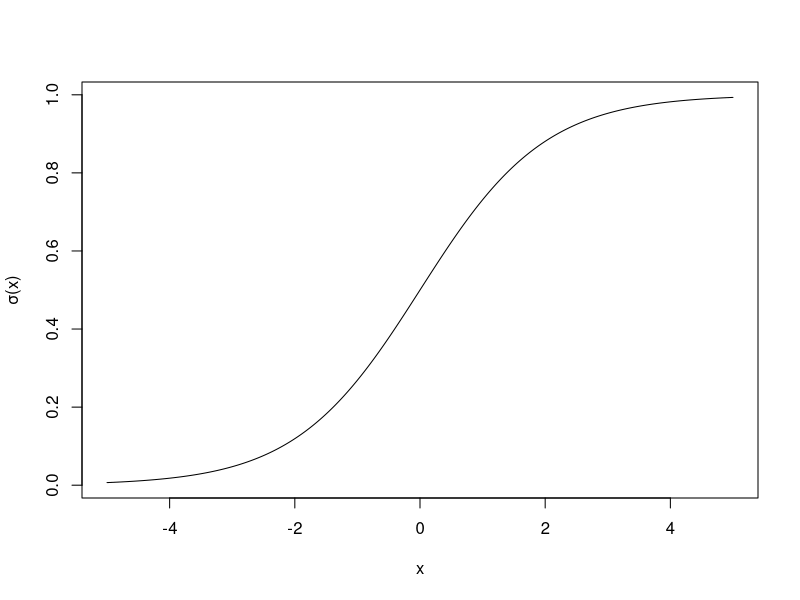
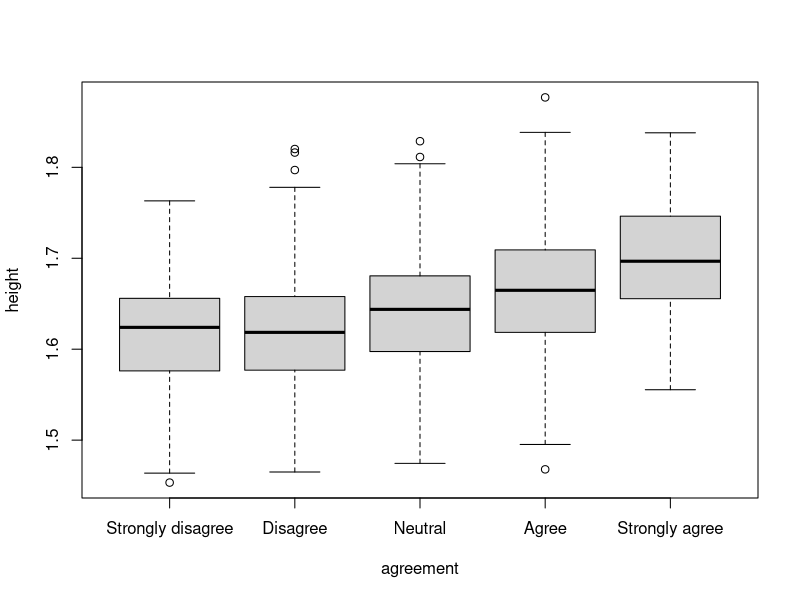
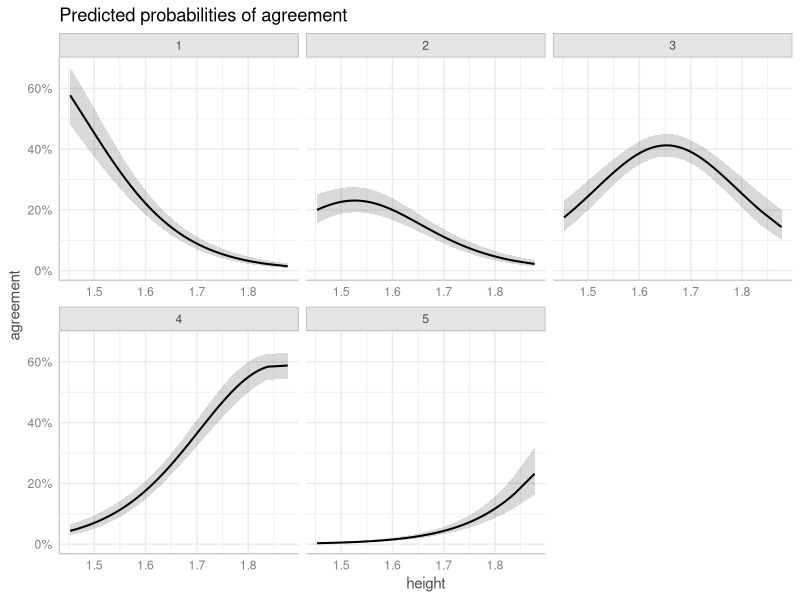
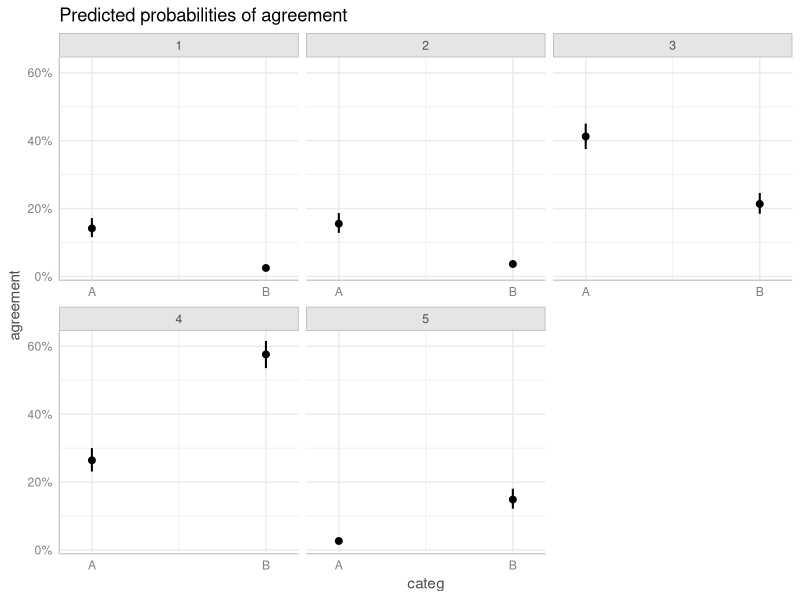
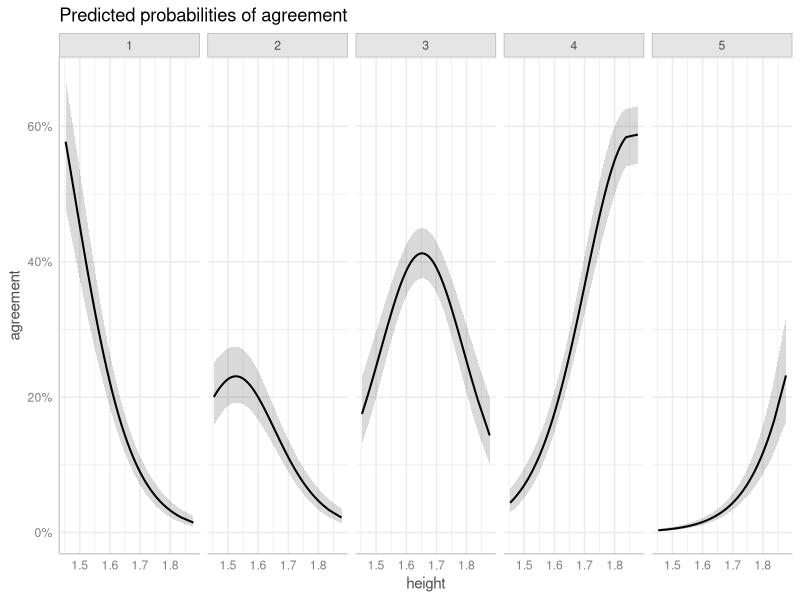
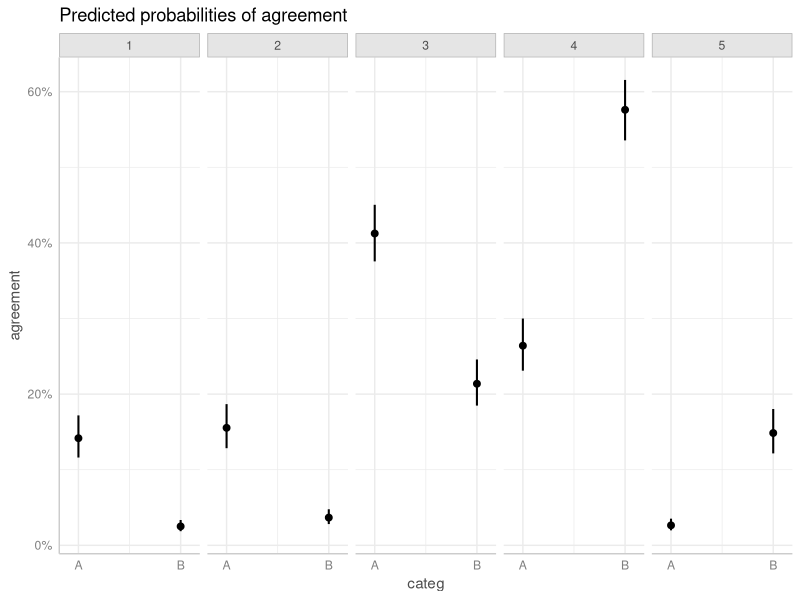
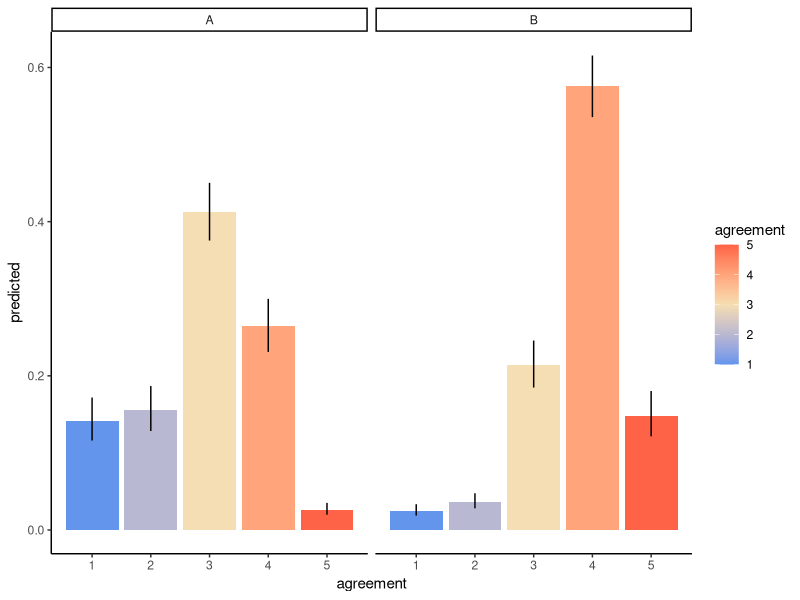
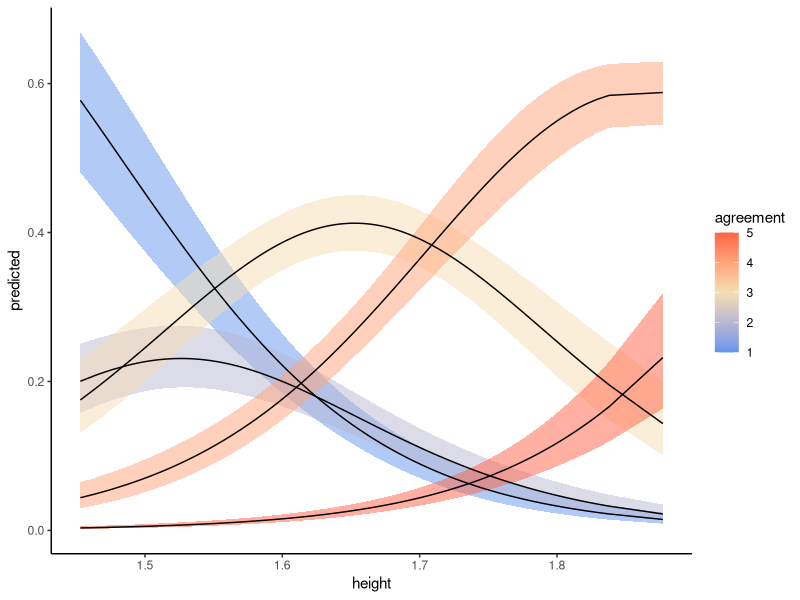

Generate these figures, in order, with R:
## ---- chunk 1
x <- seq(-5, 5, l = 1000)
plot(plogis(x) ~ x, ylab = 'σ(x)', type = 'l')
## ---- chunk 2
set.seed(123) # So that we all have the same random data
ndata <- 1000
cont <- 1.65 + rnorm(ndata, sd = 0.07)
categ_effs <- c('A' = 0.5, 'B' = 0.6)
categ <- sample(names(categ_effs), ndata, replace = T)
latent_var <- 0.5*cont + categ_effs[categ] + rnorm(100, sd = 0.1)
data <- data.frame(
  height = cont,
  categ = as.factor(categ),
  agreement = cut(latent_var,
                  breaks = c(-Inf, quantile(latent_var,
                                            probs = c(0.1, 0.2, 0.5, 0.9)),
                             Inf),
                  labels = c('Strongly disagree',
                             'Disagree',
                             'Neutral',
                             'Agree',
                             'Strongly agree'))
)
head(data)
## ---- chunk 3
boxplot(height ~ agreement, data = data)
## ---- chunk 4
# # Convert agreement to numeric for plotting
# agreement_numeric <- as.numeric(data$agreement)
# 
# # Fit linear model
# lm_model <- lm(agreement_numeric ~ height, data = data)
# 
# # Plot regression line on raw ordinal data
# plot(height, agreement_numeric, 
#      xlab = "Height", ylab = "Agreement (Numeric)",
#      main = "Linear Model Fit with Ordinal Data",
#      pch = 16, col = "blue")+
# # Add linear regression line
# abline(lm_model, col = "red")

## ---- chunk 5
library(ordinal)
mod <- clm(agreement ~ height + categ, data = data)
# mod <- clm(agreement ~ height, data = data, threshold = 'equidistant') # I added this threshold specification here since it might be useful to mention the difference between ordinal scales that assume equal distance between ratings and those that are considered 'symmetrically spaced'. I saw above you considered this to be equidistant so I added it here (not that it is necessary but maybe to point out the difference)

anova(mod)
## ---- chunk 6
print(coef(mod))
## ---- chunk 7
library(ggplot2)
library(ggeffects)
## ---- chunk 8
preds_con <- ggpredict(mod, terms = c("height [all]"))
plot(preds_con)
## ---- chunk 9
# Generate predicted probabilities
preds_cat <- ggpredict(mod, terms = c("categ"))
plot(preds_cat)
## ---- chunk 10
plot(preds_con) + facet_wrap(~response.level, nrow = 1)
plot(preds_cat) + facet_wrap(~response.level, nrow = 1)
## ---- chunk 11
preds <- ggpredict(mod, terms = c("categ"))
df <- as.data.frame(preds,
                    terms_to_colnames = T) # This is important to include! Otherwise the column names won't correspond to your variable names
head(df)
## ---- chunk 12
ggplot(df, aes(y = predicted, x = agreement, fill = agreement)) +
  geom_col(position = position_dodge()) +
  geom_errorbar(aes(ymin = conf.low, ymax = conf.high),
                width = 0) +
  facet_wrap(~categ, nrow = 1) +
  scale_fill_gradientn(colours = c('cornflowerblue', 'wheat', 'tomato')) +
  theme_classic()
## ---- chunk 13
preds <- ggpredict(mod, terms = c("height [all]"))
df <- as.data.frame(preds,
                    terms_to_colnames = T) # This is important to include!
ggplot(df, aes(x = height, y = predicted, group = agreement)) +
  geom_ribbon(aes(ymin = conf.low, ymax = conf.high, fill = agreement),
              alpha = 0.5) +
  geom_line() +
  scale_fill_gradientn(colours = c('cornflowerblue', 'wheat', 'tomato')) +
  theme_classic()
